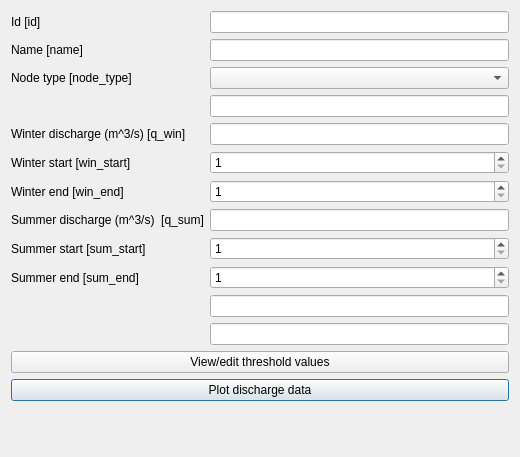
<?xml version="1.0" encoding="UTF-8"?>
<ui version="4.0">
 <class>dialog</class>
 <widget class="QDialog" name="dialog">
  <property name="geometry">
   <rect>
    <x>0</x>
    <y>0</y>
    <width>520</width>
    <height>457</height>
   </rect>
  </property>
  <property name="windowTitle">
   <string>Dialog</string>
  </property>
  <property name="locale">
   <locale language="English" country="UnitedStates"/>
  </property>
  <layout class="QGridLayout" name="gridLayout">
   <item row="1" column="0">
    <widget class="QLabel" name="name_LB">
     <property name="toolTip">
      <string>The name of the station</string>
     </property>
     <property name="text">
      <string>Name [name]</string>
     </property>
    </widget>
   </item>
   <item row="6" column="0" colspan="2">
    <widget class="QLabel" name="win_end_LB">
     <property name="toolTip">
      <string>The name of the station</string>
     </property>
     <property name="text">
      <string>Winter end [win_end]</string>
     </property>
    </widget>
   </item>
   <item row="7" column="0" colspan="2">
    <widget class="QLabel" name="q_sum_LB">
     <property name="toolTip">
      <string>The name of the station</string>
     </property>
     <property name="text">
      <string>Summer discharge (m^3/s)  [q_sum]</string>
     </property>
    </widget>
   </item>
   <item row="11" column="2">
    <widget class="QLineEdit" name="act_trshold">
     <property name="toolTip">
      <string>The name of the station</string>
     </property>
    </widget>
   </item>
   <item row="12" column="2">
    <widget class="QLineEdit" name="act_ratio">
     <property name="toolTip">
      <string>The name of the station</string>
     </property>
    </widget>
   </item>
   <item row="14" column="0" colspan="3">
    <widget class="QPushButton" name="PLOT_ACTDISC_BTN">
     <property name="text">
      <string>Plot discharge data</string>
     </property>
    </widget>
   </item>
   <item row="5" column="2">
    <widget class="QSpinBox" name="win_start">
     <property name="minimum">
      <number>1</number>
     </property>
     <property name="maximum">
      <number>366</number>
     </property>
    </widget>
   </item>
   <item row="5" column="0" colspan="2">
    <widget class="QLabel" name="win_start_LB">
     <property name="toolTip">
      <string>The name of the station</string>
     </property>
     <property name="text">
      <string>Winter start [win_start]</string>
     </property>
    </widget>
   </item>
   <item row="6" column="2">
    <widget class="QSpinBox" name="win_end">
     <property name="minimum">
      <number>1</number>
     </property>
     <property name="maximum">
      <number>366</number>
     </property>
    </widget>
   </item>
   <item row="3" column="2">
    <widget class="QLineEdit" name="node_type">
     <property name="toolTip">
      <string>The name of the station</string>
     </property>
    </widget>
   </item>
   <item row="7" column="2">
    <widget class="QLineEdit" name="q_sum">
     <property name="toolTip">
      <string>The name of the station</string>
     </property>
    </widget>
   </item>
   <item row="8" column="0" colspan="2">
    <widget class="QLabel" name="sum_start_LB">
     <property name="toolTip">
      <string>The name of the station</string>
     </property>
     <property name="text">
      <string>Summer start [sum_start]</string>
     </property>
    </widget>
   </item>
   <item row="8" column="2">
    <widget class="QSpinBox" name="sum_start">
     <property name="minimum">
      <number>1</number>
     </property>
     <property name="maximum">
      <number>366</number>
     </property>
    </widget>
   </item>
   <item row="2" column="0" colspan="2">
    <widget class="QLabel" name="node_type_LB">
     <property name="toolTip">
      <string>The name of the station</string>
     </property>
     <property name="text">
      <string>Node type [node_type]</string>
     </property>
    </widget>
   </item>
   <item row="9" column="0" colspan="2">
    <widget class="QLabel" name="sum_end_LB">
     <property name="toolTip">
      <string>The name of the station</string>
     </property>
     <property name="text">
      <string>Summer end [sum_end]</string>
     </property>
    </widget>
   </item>
   <item row="2" column="2">
    <widget class="QComboBox" name="node_type_CB"/>
   </item>
   <item row="4" column="0" colspan="2">
    <widget class="QLabel" name="q_win_LB">
     <property name="toolTip">
      <string>The name of the station</string>
     </property>
     <property name="text">
      <string>Winter discharge (m^3/s) [q_win]</string>
     </property>
    </widget>
   </item>
   <item row="0" column="0" colspan="2">
    <widget class="QLabel" name="id_LB">
     <property name="toolTip">
      <string>The node identifier</string>
     </property>
     <property name="text">
      <string>Id [id]</string>
     </property>
    </widget>
   </item>
   <item row="1" column="2">
    <widget class="QLineEdit" name="name">
     <property name="toolTip">
      <string>The name of the station</string>
     </property>
    </widget>
   </item>
   <item row="0" column="2">
    <widget class="QLineEdit" name="id">
     <property name="toolTip">
      <string>The geometric element identifier</string>
     </property>
    </widget>
   </item>
   <item row="4" column="2">
    <widget class="QLineEdit" name="q_win">
     <property name="toolTip">
      <string>The name of the station</string>
     </property>
    </widget>
   </item>
   <item row="9" column="2">
    <widget class="QSpinBox" name="sum_end">
     <property name="minimum">
      <number>1</number>
     </property>
     <property name="maximum">
      <number>366</number>
     </property>
    </widget>
   </item>
   <item row="15" column="0" colspan="2">
    <spacer name="verticalSpacer">
     <property name="orientation">
      <enum>Qt::Vertical</enum>
     </property>
     <property name="sizeHint" stdset="0">
      <size>
       <width>20</width>
       <height>40</height>
      </size>
     </property>
    </spacer>
   </item>
   <item row="13" column="0" colspan="3">
    <widget class="QPushButton" name="trs_BTN">
     <property name="text">
      <string>View/edit threshold values</string>
     </property>
    </widget>
   </item>
  </layout>
 </widget>
 <resources/>
 <connections/>
</ui>
